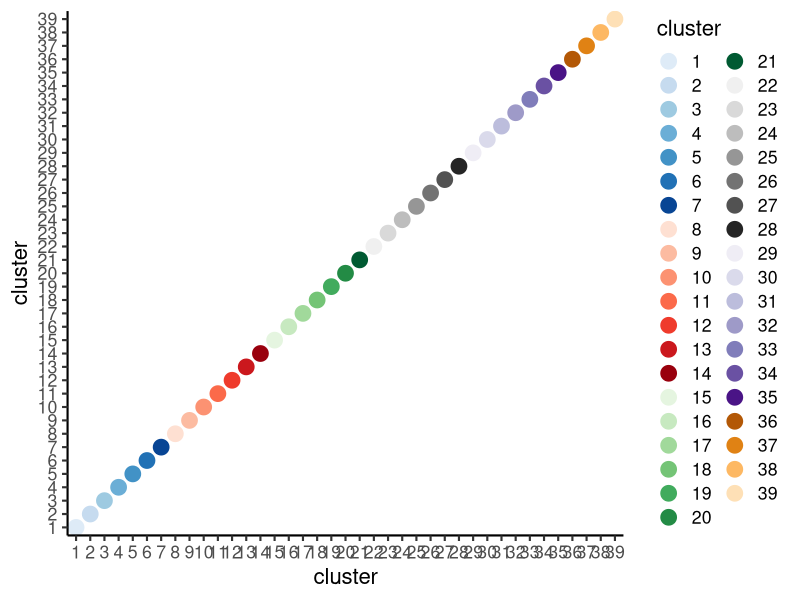

Generate this figure with R:
library(ggplot2)
library(RColorBrewer)

setwd("/Users/gh11/poppunk_pangenome/7_tree/")

### metadata_file for tree
cluster_colors = c(
  brewer.pal(n = 8, "Blues")[-1],
  brewer.pal(n = 8, "Reds")[-1],
  brewer.pal(n = 8, "Greens")[-1],
  brewer.pal(n = 8, "Greys")[-1],
  brewer.pal(n = 8, "Purples")[-1],
  brewer.pal(n = 8, "PuOr")[1:4]
)
legend = data.frame(cluster = 1:39, col = cluster_colors, stringsAsFactors = F)
legend$cluster = factor(legend$cluster, 1:39)
ggplot(legend, aes(x = cluster,y = cluster, color = cluster)) + geom_point(size = 5) +
  theme_classic(base_size = 16) + scale_color_manual(values = legend$col)


tree = read.table("chosen_for_tree.csv", sep = ",", header = T, comment.char = "",
                  quote = "", stringsAsFactors = F)
tree = data.frame(name = tree$Annotation, shape = rep(2,  length(tree$popppunk_cluster)),
                  size = rep(10,  length(tree$popppunk_cluster)),
                  cluster = tree$popppunk_cluster,
                  col = rep("", length(tree$popppunk_cluster)),
                  fill = rep(3,  length(tree$popppunk_cluster)),
                  loc = rep(-1,  length(tree$popppunk_cluster)),
                  font = rep("bold",  length(tree$popppunk_cluster)),
                  stringsAsFactors = F)
for (i in 1:dim(tree)[1]) {
  tree$col[i] = cluster_colors[tree$cluster[i]]
  name = strsplit(x = tree$name[i], split = "/", fixed = T)[[1]]
  name = gsub(pattern = ".velvet.gff", replacement = "",x = name[length(name)], fixed = T)
  name = gsub(pattern = ".gff", replacement = "",x = name, fixed = T)
  tree$name[i] = name
}

tree = data.frame(tree$name, tree$cluster, tree$loc, tree$col, tree$font, tree$fill, rep(0, dim(tree)[1]),stringsAsFactors = F)
## save to file
write.table(tree, file = "tree_labels.txt", sep = ",", col.names = F, row.names = F, quote = F)
